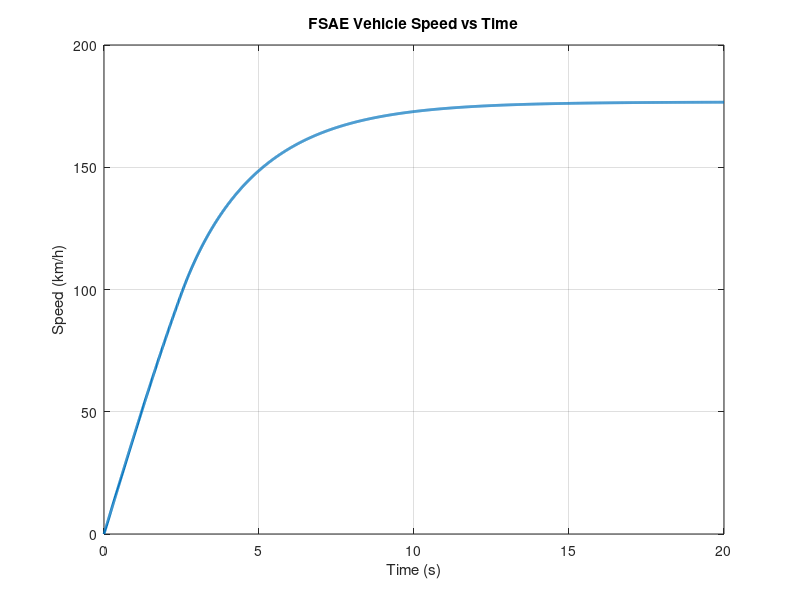
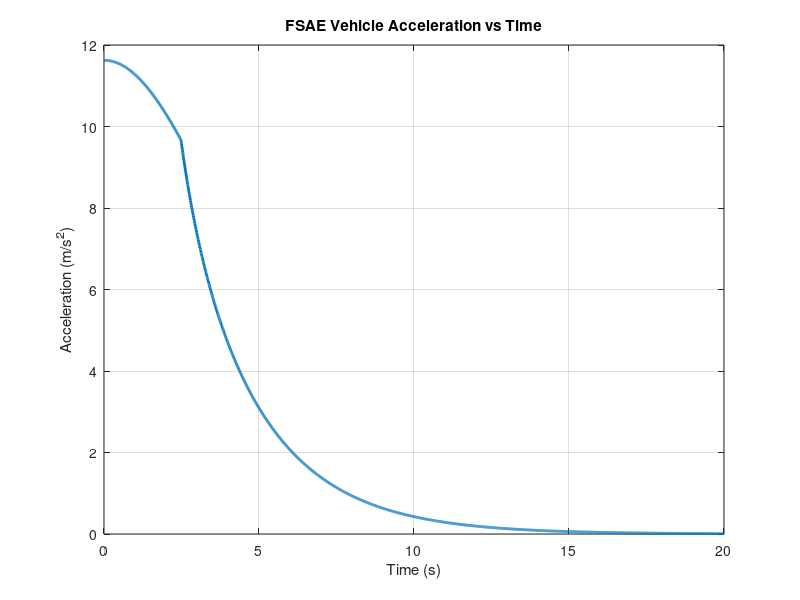
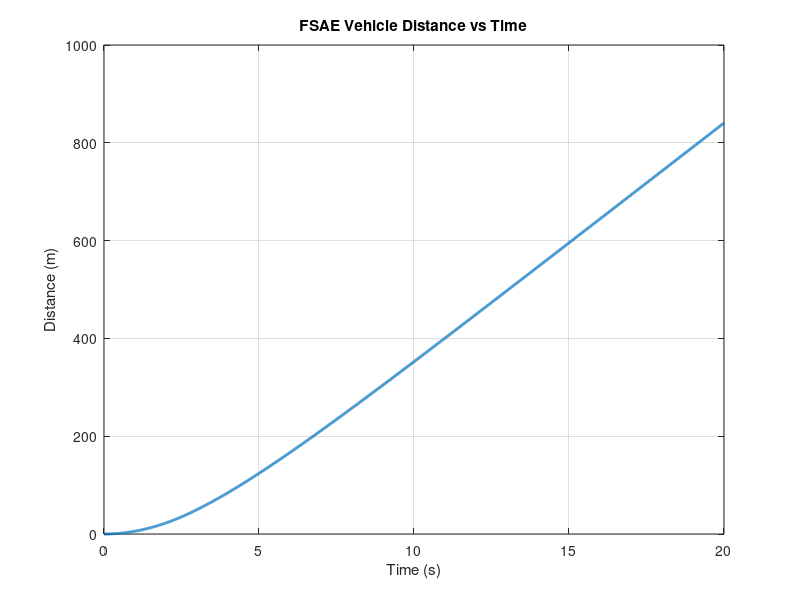
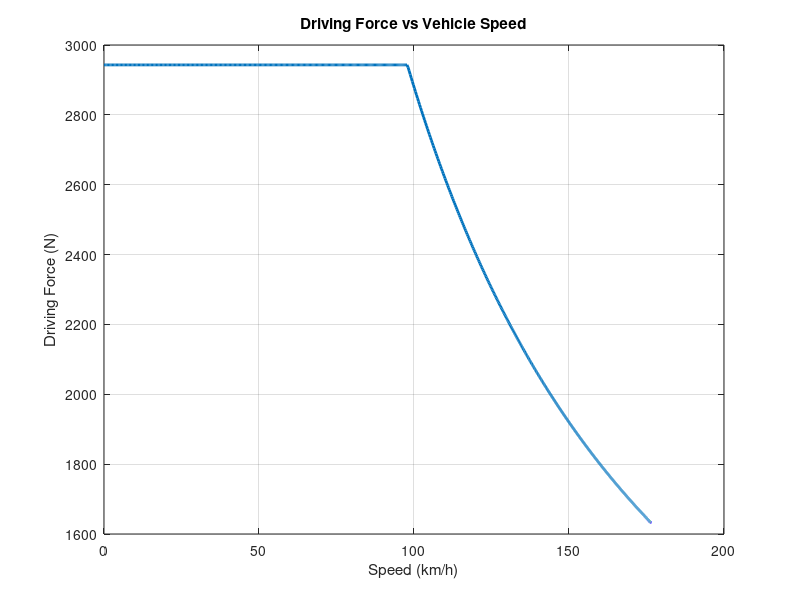

Write MATLAB code to recreate these figures, in order.
%% FSAE VEHICLE ACCELERATION SIMULATOR
% Formula Student Engineering Project
% Author: Sakitha De Zoysa

clear;
clc;
close all;

%% VEHICLE PARAMETERS

m = 250;              % Vehicle mass (kg)
P = 80000;            % Motor power (W)
r = 0.23;             % Wheel radius (m)

mu = 1.2;             % Tyre-road friction coefficient

Cd = 0.9;             % Aerodynamic drag coefficient
A = 1.2;              % Frontal area (m^2)

Crr = 0.015;          % Rolling resistance coefficient

rho = 1.225;          % Air density (kg/m^3)
g = 9.81;             % Gravitational acceleration (m/s^2)


%% SIMULATION TIME

dt = 0.01;            % Time step (seconds)
t_end = 20;           % Total simulation time (seconds)

t = 0:dt:t_end;


%% CREATE ARRAYS

v = zeros(size(t));   % Velocity (m/s)
x = zeros(size(t));   % Distance (m)
a = zeros(size(t));   % Acceleration (m/s^2)


%% TYRE GRIP

% Maximum force that the tyres can transmit to the road

F_tyre_max = mu * m * g;


%% VEHICLE SIMULATION

for i = 1:length(t)-1

    % Current vehicle velocity
    v_current = v(i);

    % Prevent division by zero at the start
    v_safe = max(v_current,0.1);

    % Motor tractive force
    F_motor = P / v_safe;

    % Limit motor force according to tyre grip
    F_drive = min(F_motor,F_tyre_max);

    % Aerodynamic drag force
    F_drag = 0.5 * rho * Cd * A * v_current^2;

    % Rolling resistance force
    F_rr = Crr * m * g;

    % Total net force
    F_net = F_drive - F_drag - F_rr;

    % Newton's Second Law
    a(i) = F_net / m;

    % Update velocity
    v(i+1) = v(i) + a(i) * dt;

    % Prevent negative velocity
    v(i+1) = max(v(i+1),0);

    % Update distance
    x(i+1) = x(i) + v(i) * dt;

end


%% CONVERT SPEED TO KM/H

v_kmh = v * 3.6;


%% 0-60 KM/H TIME

idx60 = find(v_kmh >= 60,1);

if ~isempty(idx60)

    time_60 = t(idx60);

else

    time_60 = NaN;

end


%% 0-100 KM/H TIME

idx100 = find(v_kmh >= 100,1);

if ~isempty(idx100)

    time_100 = t(idx100);

else

    time_100 = NaN;

end


%% MAXIMUM SPEED

max_speed = max(v_kmh);


%% FINAL DISTANCE

final_distance = x(end);


%% DISPLAY RESULTS

fprintf('\n');
fprintf('========================================\n');
fprintf(' FSAE VEHICLE ACCELERATION SIMULATOR\n');
fprintf('========================================\n');

fprintf('Vehicle mass: %.1f kg\n',m);
fprintf('Motor power: %.1f kW\n',P/1000);
fprintf('Tyre friction coefficient: %.2f\n',mu);

fprintf('\n');

fprintf('0-60 km/h time: %.2f seconds\n',time_60);
fprintf('0-100 km/h time: %.2f seconds\n',time_100);
fprintf('Maximum speed: %.2f km/h\n',max_speed);
fprintf('Distance after %.1f seconds: %.2f m\n',t_end,final_distance);

fprintf('========================================\n');


%% GRAPH 1 - SPEED VS TIME

figure;

plot(t,v_kmh,'LineWidth',2);

xlabel('Time (s)');
ylabel('Speed (km/h)');

title('FSAE Vehicle Speed vs Time');

grid on;


%% GRAPH 2 - ACCELERATION VS TIME

figure;

plot(t,a,'LineWidth',2);

xlabel('Time (s)');
ylabel('Acceleration (m/s^2)');

title('FSAE Vehicle Acceleration vs Time');

grid on;


%% GRAPH 3 - DISTANCE VS TIME

figure;

plot(t,x,'LineWidth',2);

xlabel('Time (s)');
ylabel('Distance (m)');

title('FSAE Vehicle Distance vs Time');

grid on;


%% GRAPH 4 - MOTOR FORCE VS SPEED

F_motor_plot = zeros(size(v));

for i = 1:length(v)

    v_safe = max(v(i),0.1);

    F_motor_plot(i) = P / v_safe;

end

% Apply tyre grip limit
F_drive_plot = min(F_motor_plot,F_tyre_max);

figure;

plot(v_kmh,F_drive_plot,'LineWidth',2);

xlabel('Speed (km/h)');
ylabel('Driving Force (N)');

title('Driving Force vs Vehicle Speed');

grid on;


%% GRAPH 5 - AERODYNAMIC DRAG

F_drag_plot = 0.5 * rho * Cd * A .* v.^2;

figure;

plot(v_kmh,F_drag_plot,'LineWidth',2);

xlabel('Speed (km/h)');
ylabel('Aerodynamic Drag (N)');

title('Aerodynamic Drag vs Vehicle Speed');

grid on;


%% END

fprintf('\nSimulation completed successfully.\n');
